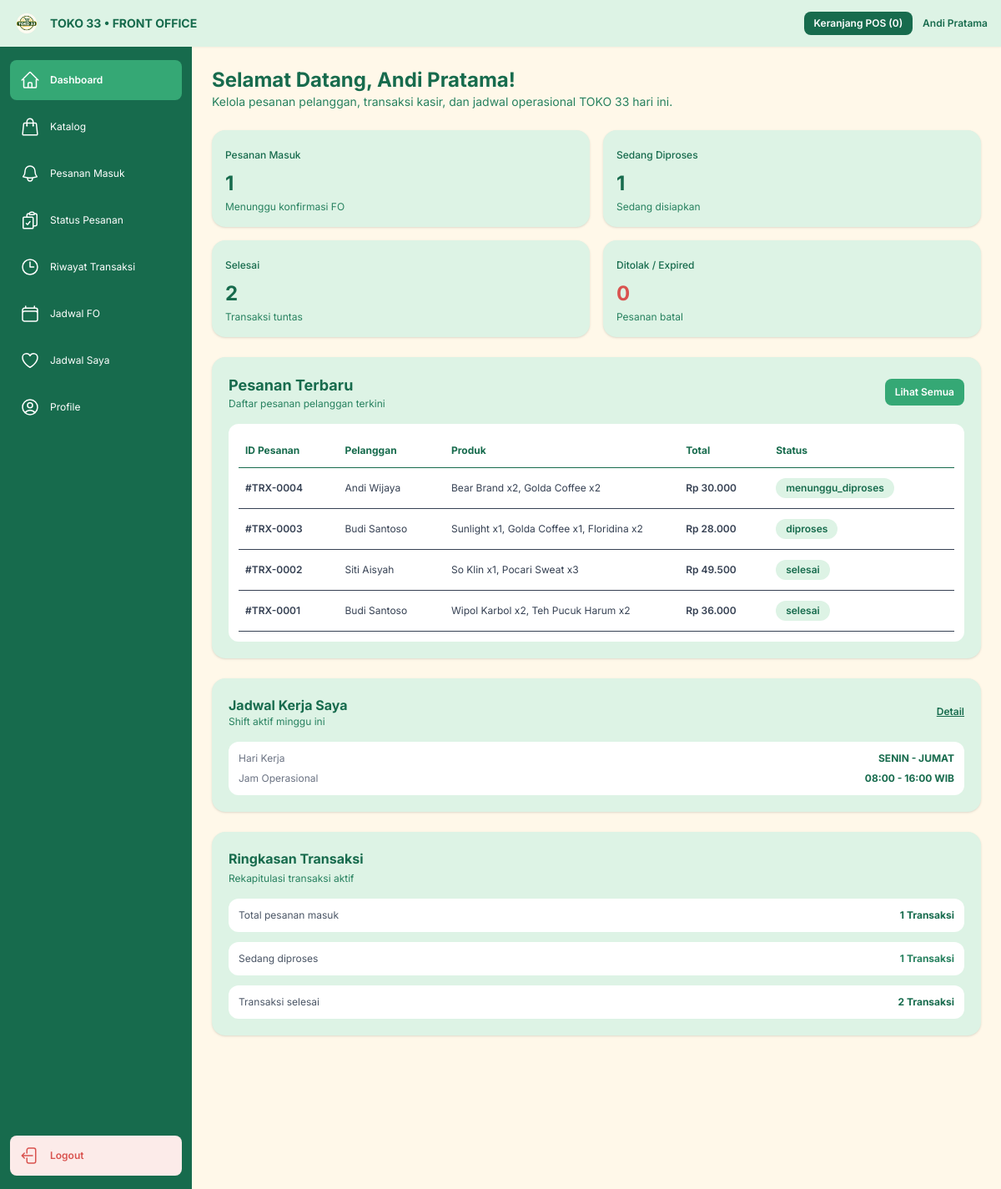
The page /fo/dashboard.php (signed in) on the database its author committed.
### tables this page shows
CREATE TABLE `akun` (
  `id_akun` int NOT NULL AUTO_INCREMENT,
  `nama` varchar(100) DEFAULT NULL,
  `email` varchar(100) DEFAULT NULL,
  `password` varchar(255) DEFAULT NULL,
  `role` enum('admin','fo') DEFAULT NULL,
  `tanggal_lahir` date DEFAULT NULL,
  `no_telp` varchar(100) DEFAULT NULL,
  `gender` enum('L','P') DEFAULT NULL,
  `alamat` text,
  `foto_profile` varchar(255) DEFAULT NULL,
  `hari_kerja_mulai` enum('senin','selasa','rabu','kamis','jumat','sabtu','minggu') DEFAULT NULL,
  `hari_kerja_selesai` enum('senin','selasa','rabu','kamis','jumat','sabtu','minggu') DEFAULT NULL,
  `jam_mulai` time DEFAULT NULL,
  `jam_selesai` time DEFAULT NULL,
  `created_at` timestamp NOT NULL DEFAULT CURRENT_TIMESTAMP,
  PRIMARY KEY (`id_akun`),
  UNIQUE KEY `email` (`email`)
);

CREATE TABLE `transaksi` (
  `id_transaksi` int NOT NULL AUTO_INCREMENT,
  `id_user` int DEFAULT NULL,
  `nama_customer` varchar(100) DEFAULT NULL,
  `id_fo` int DEFAULT NULL,
  `tanggal_masuk` datetime DEFAULT NULL,
  `expired_at` datetime DEFAULT NULL,
  `tanggal_diproses` datetime DEFAULT NULL,
  `tanggal_selesai` datetime DEFAULT NULL,
  `tanggal_ditolak` datetime DEFAULT NULL,
  `status` enum('menunggu_pembayaran','menunggu_diproses','diproses','selesai','ditolak','expired') DEFAULT NULL,
  `total_pembayaran` decimal(12,2) DEFAULT NULL,
  `metode_pembayaran` enum('Cash','Transfer','QRIS') DEFAULT NULL,
  `bukti_transfer` varchar(255) DEFAULT NULL,
  PRIMARY KEY (`id_transaksi`),
  KEY `transaksi_ibfk_1` (`id_user`),
  KEY `transaksi_ibfk_2` (`id_fo`),
  CONSTRAINT `transaksi_ibfk_1` FOREIGN KEY (`id_user`) REFERENCES `users` (`id_user`) ON DELETE SET NULL ON UPDATE RESTRICT,
  CONSTRAINT `transaksi_ibfk_2` FOREIGN KEY (`id_fo`) REFERENCES `akun` (`id_akun`) ON DELETE SET NULL ON UPDATE RESTRICT
);

### fo/dashboard.php (the view, shortened to what this page needs)
<?php
require_once __DIR__ . "/../api/fo/cek_expired.php";
$id_fo = (int) $_SESSION['id_akun'];
$foData = mysqli_fetch_assoc(mysqli_query($connect, "SELECT * FROM akun WHERE id_akun = $id_fo"));
$cMasuk = (int) mysqli_fetch_row(mysqli_query($connect, "SELECT COUNT(*) FROM transaksi WHERE status = 'menunggu_diproses'"))[0];
$cProses = (int) mysqli_fetch_row(mysqli_query($connect, "SELECT COUNT(*) FROM transaksi WHERE status = 'diproses'"))[0];
$cSelesai = (int) mysqli_fetch_row(mysqli_query($connect, "SELECT COUNT(*) FROM transaksi WHERE status = 'selesai'"))[0];
$cBatal = (int) mysqli_fetch_row(mysqli_query($connect, "SELECT COUNT(*) FROM transaksi WHERE status IN ('ditolak', 'expired')"))[0];
$qTerbaru = mysqli_query($connect, "
    SELECT t.*,
           (SELECT GROUP_CONCAT(CONCAT(p.nama_produk, ' x', dt.jumlah) SEPARATOR ', ')
            FROM detail_transaksi dt JOIN produk p ON dt.id_produk = p.id_produk
            WHERE dt.id_transaksi = t.id_transaksi) AS ringkasan_item
    FROM transaksi t
    ORDER BY t.id_transaksi DESC
    LIMIT 6
");
?>
<!DOCTYPE html>
<html lang="id">
<head>
    <script src="https://cdn.jsdelivr.net/npm/@tailwindcss/browser@4"></script>
</head>
<body class="m-0 p-0 w-full min-h-screen overflow-x-hidden bg-[#F5F5F5]">
    <div class="w-full min-h-screen">
        <header class="bg-[#DDF3E5] sticky top-0 z-30 flex items-center justify-between px-4 h-14 w-full shadow-xs">
            <div class="flex items-center gap-3">
                <img src="../asset/logo.png" alt="Logo Toko 33" class="w-8 h-8 object-contain">
                <h1 class="text-[#176B4D] text-sm font-bold">TOKO 33 • FRONT OFFICE</h1>
            </div>
            <div class="flex items-center gap-3">
                <a href="detail_pembelian.php" class="bg-[#176B4D] text-white px-3 py-1.5 rounded-lg text-xs font-semibold">
                    Keranjang POS (<?= isset($_SESSION['cart_fo']) ? array_sum(array_column($_SESSION['cart_fo'], 'qty')) : 0 ?>)
                </a>
                <a href="profile.php" class="flex items-center gap-2 text-xs font-semibold text-[#176B4D]">
                    <span><?= htmlspecialchars($_SESSION['nama'] ?? 'FO') ?></span>
                </a>
            </div>
        </header>
        <div class="grid grid-cols-[55px_minmax(0,1fr)] sm:grid-cols-[65px_minmax(0,1fr)] md:grid-cols-[200px_minmax(0,1fr)] lg:grid-cols-[230px_minmax(0,1fr)]">
            <aside class="bg-[#176B4D] text-white flex flex-col justify-between py-4 px-1 sm:px-2 md:px-3 sticky top-14 h-[calc(100vh-56px)] overflow-y-auto shrink-0">
                <nav class="flex flex-col gap-2">
                    <a href="dashboard.php" title="Dashboard" class="flex items-center justify-center md:justify-start gap-3 bg-[#35A875] font-semibold rounded-lg px-2 md:px-3 py-3">
                        <span class="hidden md:inline text-xs">Dashboard</span>
                    </a>
                    <a href="katalog_homecare.php" title="Katalog" class="flex items-center justify-center md:justify-start gap-3 hover:bg-[#27815F] rounded-lg px-2 md:px-3 py-3">
                        <span class="hidden md:inline text-xs">Katalog</span>
                    </a>
                    <a href="pesanan_masuk.php" title="Pesanan Masuk" class="flex items-center justify-center md:justify-start gap-3 hover:bg-[#27815F] rounded-lg px-2 md:px-3 py-3">
                        <span class="hidden md:inline text-xs">Pesanan Masuk</span>
                    </a>
                    <a href="status_pesanan.php" title="Status Pesanan" class="flex items-center justify-center md:justify-start gap-3 hover:bg-[#27815F] rounded-lg px-2 md:px-3 py-3">
                        <span class="hidden md:inline text-xs">Status Pesanan</span>
                    </a>
                    <a href="riwayat_transaksi.php" title="Riwayat Transaksi" class="flex items-center justify-center md:justify-start gap-3 hover:bg-[#27815F] rounded-lg px-2 md:px-3 py-3">
                        <svg xmlns="http://www.w3.org/2000/svg" fill="none" viewBox="0 0 24 24" stroke-width="1.5" stroke="currentColor" class="size-6"><path stroke-linecap="round" stroke-linejoin="round" d="M12 6v6h4.5m4.5 0a9 9 0 1 1-18 0 9 9 0 0 1 18 0Z" /></svg>
                        <span class="hidden md:inline text-xs">Riwayat Transaksi</span>
                    </a>
                    <a href="jadwal_fo.php" title="Jadwal FO" class="flex items-center justify-center md:justify-start gap-3 hover:bg-[#27815F] rounded-lg px-2 md:px-3 py-3">
                        <span class="hidden md:inline text-xs">Jadwal FO</span>
                    </a>
                    <a href="jadwal_saya.php" title="Jadwal Saya" class="flex items-center justify-center md:justify-start gap-3 hover:bg-[#27815F] rounded-lg px-2 md:px-3 py-3">
                        <span class="hidden md:inline text-xs">Jadwal Saya</span>
                    </a>
                    <a href="profile.php" title="Profile" class="flex items-center justify-center md:justify-start gap-3 hover:bg-[#27815F] rounded-lg px-2 md:px-3 py-3">
                        <span class="hidden md:inline text-xs">Profile</span>
                    </a>
                </nav>
                <a href="../api/fo/logout_fo.php" title="Logout" class="flex items-center justify-center md:justify-start gap-3 bg-[#FCEBE9] text-[#D9534F] rounded-lg px-2 md:px-3 py-3 mt-5">
                    <span class="hidden md:inline text-xs font-semibold">Logout</span>
                </a>
            </aside>
            <main class="bg-[#FFF8E9] p-4 sm:p-5 md:p-6 min-w-0">
<section class="mb-6">
    <h2 class="text-xl sm:text-2xl font-bold text-[#176B4D]">Selamat Datang, <?= htmlspecialchars($foData['nama'] ?? 'Front Office') ?>!</h2>
    <p class="text-xs sm:text-sm text-[#27815F]">Kelola pesanan pelanggan, transaksi kasir, dan jadwal operasional TOKO 33 hari ini.</p>
</section>
<section class="grid grid-cols-1 sm:grid-cols-2 xl:grid-cols-4 gap-4 mb-6">
    <div class="bg-[#DDF3E5] rounded-2xl p-4 shadow-sm">
        <span class="text-xs text-[#176B4D] font-medium">Pesanan Masuk</span>
        <h3 class="text-2xl font-bold text-[#176B4D] mt-2"><?= $cMasuk ?></h3>
        <p class="text-xs text-[#27815F] mt-1">Menunggu konfirmasi FO</p>
    </div>
    <div class="bg-[#DDF3E5] rounded-2xl p-4 shadow-sm">
        <span class="text-xs text-[#176B4D] font-medium">Sedang Diproses</span>
        <h3 class="text-2xl font-bold text-[#176B4D] mt-2"><?= $cProses ?></h3>
        <p class="text-xs text-[#27815F] mt-1">Sedang disiapkan</p>
    </div>
    <div class="bg-[#DDF3E5] rounded-2xl p-4 shadow-sm">
        <span class="text-xs text-[#176B4D] font-medium">Selesai</span>
        <h3 class="text-2xl font-bold text-[#176B4D] mt-2"><?= $cSelesai ?></h3>
        <p class="text-xs text-[#27815F] mt-1">Transaksi tuntas</p>
    </div>
    <div class="bg-[#DDF3E5] rounded-2xl p-4 shadow-sm">
        <span class="text-xs text-[#176B4D] font-medium">Ditolak / Expired</span>
        <h3 class="text-2xl font-bold text-[#D9534F] mt-2"><?= $cBatal ?></h3>
        <p class="text-xs text-[#27815F] mt-1">Pesanan batal</p>
    </div>
</section>
<section class="grid grid-cols-1 xl:grid-cols-3 gap-6">
    <div class="xl:col-span-2 bg-[#DDF3E5] rounded-2xl p-4 sm:p-5 shadow-sm overflow-hidden">
        <div class="flex items-center justify-between mb-4">
            <div>
                <h3 class="text-base sm:text-lg font-bold text-[#176B4D]">Pesanan Terbaru</h3>
                <p class="text-xs text-[#27815F]">Daftar pesanan pelanggan terkini</p>
            </div>
            <a href="pesanan_masuk.php" class="text-xs font-semibold bg-[#35A875] text-white px-3 py-2 rounded-lg">Lihat Semua</a>
        </div>
        <div class="overflow-x-auto bg-white rounded-xl p-3">
            <table class="w-full text-left border-collapse min-w-[520px]">
                <thead>
                    <tr class="border-b text-xs text-[#176B4D]">
                        <th class="py-3 px-2 whitespace-nowrap align-middle">ID Pesanan</th>
                        <th class="py-3 px-2 whitespace-nowrap align-middle">Pelanggan</th>
                        <th class="py-3 px-2 whitespace-nowrap align-middle">Produk</th>
                        <th class="py-3 px-2 whitespace-nowrap align-middle">Total</th>
                        <th class="py-3 px-2 whitespace-nowrap align-middle">Status</th>
                    </tr>
                </thead>
                <tbody class="text-xs text-gray-700">
                    <?php while ($qTerbaru && $r = mysqli_fetch_assoc($qTerbaru)): ?>
                    <tr class="border-b">
                        <td class="py-3 px-2 font-semibold whitespace-nowrap align-middle">#TRX-<?= str_pad((string)$r['id_transaksi'], 4, '0', STR_PAD_LEFT) ?></td>
                        <td class="py-3 px-2 whitespace-nowrap align-middle"><?= htmlspecialchars($r['nama_customer']) ?></td>
                        <td class="py-3 px-2 max-w-[200px] truncate whitespace-nowrap align-middle"><?= htmlspecialchars($r['ringkasan_item'] ?? '-') ?></td>
                        <td class="py-3 px-2 font-semibold whitespace-nowrap align-middle">Rp <?= number_format((float)$r['total_pembayaran'], 0, ',', '.') ?></td>
                        <td class="py-3 px-2 whitespace-nowrap align-middle">
                            <span class="inline-flex items-center justify-center bg-[#DDF3E5] text-[#176B4D] px-3 py-1 rounded-full font-semibold whitespace-nowrap"><?= htmlspecialchars($r['status']) ?></span>
                        </td>
                    </tr>
                    <?php endwhile; ?>
                </tbody>
            </table>
        </div>
    </div>
    <div class="flex flex-col gap-6">
        <div class="bg-[#DDF3E5] rounded-2xl p-4 sm:p-5 shadow-sm">
            <div class="flex items-center justify-between mb-4">
                <div>
                    <h3 class="text-base font-bold text-[#176B4D]">Jadwal Kerja Saya</h3>
                    <p class="text-xs text-[#27815F]">Shift aktif minggu ini</p>
                </div>
                <a href="jadwal_saya.php" class="text-xs font-semibold text-[#176B4D] underline">Detail</a>
            </div>
            <div class="bg-white rounded-xl p-3 text-xs space-y-2">
                <div class="flex justify-between">
                    <span class="text-gray-500">Hari Kerja</span>
                    <span class="font-bold text-[#176B4D] uppercase"><?= htmlspecialchars(($foData['hari_kerja_mulai'] ?? 'senin') . ' - ' . ($foData['hari_kerja_selesai'] ?? 'jumat')) ?></span>
                </div>
                <div class="flex justify-between">
                    <span class="text-gray-500">Jam Operasional</span>
                    <span class="font-bold text-[#176B4D]"><?= substr((string)($foData['jam_mulai'] ?? '08:00'), 0, 5) ?> - <?= substr((string)($foData['jam_selesai'] ?? '16:00'), 0, 5) ?> WIB</span>
                </div>
            </div>
        </div>
        <div class="bg-[#DDF3E5] rounded-2xl p-4 sm:p-5 shadow-sm">
            <h3 class="text-base font-bold text-[#176B4D] mb-1">Ringkasan Transaksi</h3>
            <p class="text-xs text-[#27815F] mb-4">Rekapitulasi transaksi aktif</p>
            <div class="flex flex-col gap-3 text-xs">
                <div class="bg-white rounded-xl p-3 flex justify-between">
                    <span class="text-gray-600">Total pesanan masuk</span>
                    <span class="font-bold text-[#176B4D]"><?= $cMasuk ?> Transaksi</span>
                </div>
                <div class="bg-white rounded-xl p-3 flex justify-between">
                    <span class="text-gray-600">Sedang diproses</span>
                    <span class="font-bold text-[#27815F]"><?= $cProses ?> Transaksi</span>
                </div>
                <div class="bg-white rounded-xl p-3 flex justify-between">
                    <span class="text-gray-600">Transaksi selesai</span>
                    <span class="font-bold text-[#176B4D]"><?= $cSelesai ?> Transaksi</span>
                </div>
            </div>
        </div>
    </div>
</section>
            </main>
        </div>
    </div>
</body>
</html>

### fo/dashboard.php (style rules this page uses)
body { font-family: 'Inter', sans-serif; }

### rows shown on the page
akun: nama "Andi Pratama", hari_kerja_mulai+hari_kerja_selesai "SENIN - JUMAT", jam_mulai "08:00", jam_selesai "16:00"
transaksi: id_transaksi "0004", nama_customer "Andi Wijaya", ringkasan_item "Bear Brand x2, Golda Coffee x2", total_pembayaran "30.000", status "menunggu_diproses"
transaksi: id_transaksi "0003", nama_customer "Budi Santoso", ringkasan_item "Sunlight x1, Golda Coffee x1, Floridina x2", total_pembayaran "28.000", status "diproses"
transaksi: id_transaksi "0002", nama_customer "Siti Aisyah", ringkasan_item "So Klin x1, Pocari Sweat x3", total_pembayaran "49.500", status "selesai"
transaksi: id_transaksi "0001", nama_customer "Budi Santoso", ringkasan_item "Wipol Karbol x2, Teh Pucuk Harum x2", total_pembayaran "36.000", status "selesai"

### other values the page prints
$_SESSION['nama'] "Andi Pratama"
$cMasuk "1"
$cProses "1"
$cSelesai "2"
$cBatal "0"
